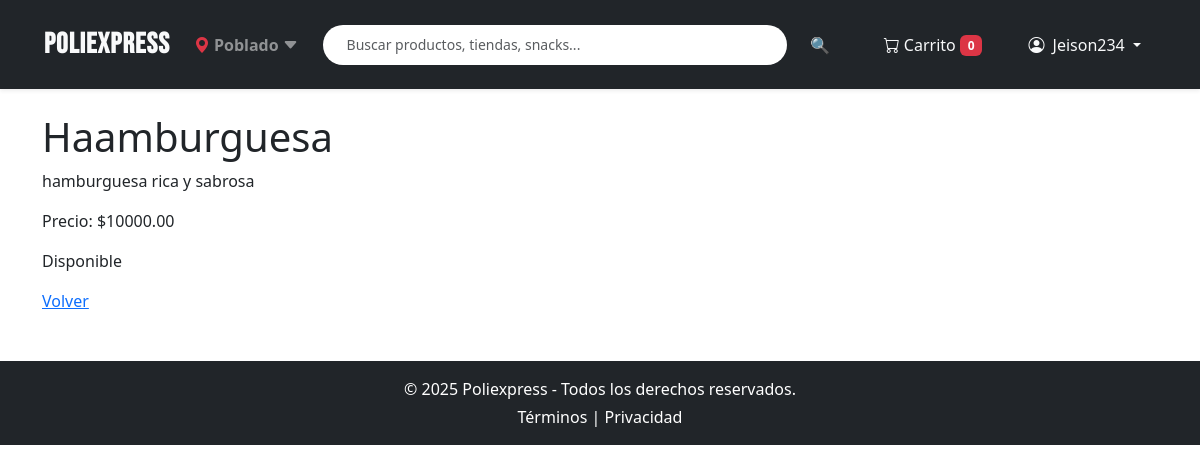
/pedidos/producto/4/ (signed in), run on the app's committed database.
### pedidos/models.py (models this page shows, shortened)
class Producto(models.Model):
    nombre = models.CharField(max_length=100)
    descripcion = models.TextField()
    precio = models.DecimalField(max_digits=10, decimal_places=2)
    disponible = models.BooleanField(default=True)
    vendedor = models.ForeignKey(User, on_delete=models.CASCADE)
    imagen = models.ImageField(upload_to='', null=True, blank=True)

### pedidos/views.py (the view)
# urls.py: path('producto/<int:producto_id>/', views.detalle_producto, name='detalle_producto'),
def detalle_producto(request, producto_id):
    producto = get_object_or_404(Producto, pk=producto_id)
    return render(request, 'pedidos/detalle_producto.html', {'producto': producto})

### pedidos/templates/pedidos/detalle_producto.html
{% extends 'pedidos/base.html' %}
{% block content %}
<h1>{{ producto.nombre }}</h1>
<p>{{ producto.descripcion }}</p>
<p>Precio: ${{ producto.precio }}</p>
<p>{% if producto.disponible %}Disponible{% else %}No disponible{% endif %}</p>
<a href="{% url 'lista_productos' %}">Volver</a>
{% endblock %}

### pedidos/templates/pedidos/base.html (shortened to what this page needs)
{% load static %}
<!DOCTYPE html>
<html lang="es">
<head>
    <link href="https://cdn.jsdelivr.net/npm/bootstrap@5.3.0/dist/css/bootstrap.min.css" rel="stylesheet">
    <link href="https://cdn.jsdelivr.net/npm/bootstrap-icons@1.10.5/font/bootstrap-icons.css" rel="stylesheet">
    <link rel="stylesheet" href="{% static 'pedidos/css/styles.css' %}">
</head>
<body>
<nav class="navbar navbar-expand-lg navbar-dark bg-dark shadow-sm sticky-top">
    <div class="container-fluid px-4 py-2">
        <a class="navbar-brand fw-bold me-4 text-light" href="{% url 'pedidos:index' %}">Poliexpress</a>
        <div class="d-none d-md-flex align-items-center me-4 text-white-50">
            <i class="bi bi-geo-alt-fill text-danger me-1"></i>
            <span class="fw-semibold">Poblado</span>
            <i class="bi bi-caret-down-fill ms-1"></i>
        </div>
        <div class="collapse navbar-collapse" id="navbarContent">
            <form class="d-flex flex-grow-1 me-4 mt-2 mt-lg-0" method="get" action="{% url 'pedidos:menu' %}">
                <input class="form-control form-control-sm rounded-pill px-4 me-2 border-0" type="search" name="q" placeholder="Buscar productos, tiendas, snacks..." aria-label="Buscar">
                <button class="btn btn-sm border-0 text-light" type="submit">🔍</button>
            </form>
            <div class="d-flex align-items-center flex-column flex-lg-row mt-3 mt-lg-0">
                <a class="btn btn-sm text-light border-0 me-lg-3 mb-2 mb-lg-0" href="{% url 'pedidos:carrito' %}">
                    <i class="bi bi-cart"></i>
                    <span class="d-lg-inline">Carrito</span>
                    <span id="contador-carrito" class="badge bg-danger">0</span>
                </a>
                {% if user.is_authenticated %}
                <div class="dropdown">
                    <a class="btn btn-sm text-light border-0 dropdown-toggle" href="#" id="userDropdown" role="button" data-bs-toggle="dropdown">
                        <i class="bi bi-person-circle me-1"></i> {{ user.username }}
                    </a>
                </div>
                {% else %}
                <a class="btn btn-sm text-light border-0 me-lg-2 mb-2 mb-lg-0" href="{% url 'pedidos:login' %}">Iniciar Sesión</a>
                <a class="btn btn-sm text-light border-0" href="{% url 'pedidos:registro' %}">Registrarse</a>
                {% endif %}
            </div>
        </div>
    </div>
</nav>
<main class="container mt-4">
    {% block content %}{% endblock %}
</main>
<footer class="bg-dark text-white text-center py-3 mt-5">
    <p class="mb-1">&copy; 2025 Poliexpress - Todos los derechos reservados.</p>
    <p class="mb-0">
        <a href="/terminos" class="text-white text-decoration-none">Términos</a> |
        <a href="/privacidad" class="text-white text-decoration-none">Privacidad</a>
    </p>
</footer>
</body>
</html>

### pedidos/static/pedidos/css/styles.css (style rules this page uses)
.navbar { background: #333; padding: 10px 20px; display: flex; align-items: center; justify-content: space-between; }
.navbar .navbar-brand { font-size: 1.8rem; font-weight: bold; color: white; text-decoration: none; transition: color 0.3s ease-in-out; font-family: 'Bebas Neue', sans-serif; letter-spacing: 1px; }
.navbar .btn { background: transparent; color: white; padding: 8px 15px; font-size: 1rem; transition: all 0.3s ease-in-out; text-decoration: none; border: none; box-shadow: none; }
.navbar input.form-control.border-0 { box-shadow: none; border: none; }

### data on the page
Producto: nombre "Haamburguesa", descripcion "hamburguesa rica y sabrosa", precio "10000.00"

### other printed values
{{ user.username }} "Jeison234"
